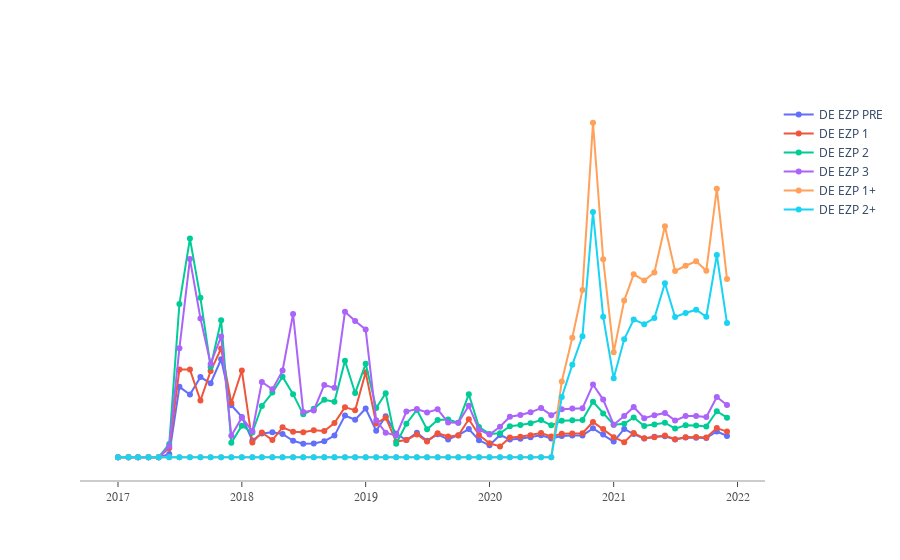

The cell this chart's notebook holds for it:
### Code cell
# Create traces
fig = go.Figure()

for i in range(14,20):
    y0 = Off_take_Forecast.loc[i,:][1:].to_numpy().astype(np.int)
    fig.add_trace(go.Scatter(x=x0, y=y0,
                    mode='lines+markers', name=Off_take_Forecast['in tin'][i]))
fig.update_layout(
    xaxis=dict(
        showline=True,
        showgrid=False,
        showticklabels=True,
        linecolor='rgb(204, 204, 204)',
        linewidth=2,
        ticks='outside',
        tickfont=dict(
            family='Arial',
            size=12,
            color='rgb(82, 82, 82)',
        ),
    ),
    yaxis=dict(
        showgrid=False,
        zeroline=False,
        showline=False,
        showticklabels=False,
    ),
    plot_bgcolor='white'
)
fig.show()
